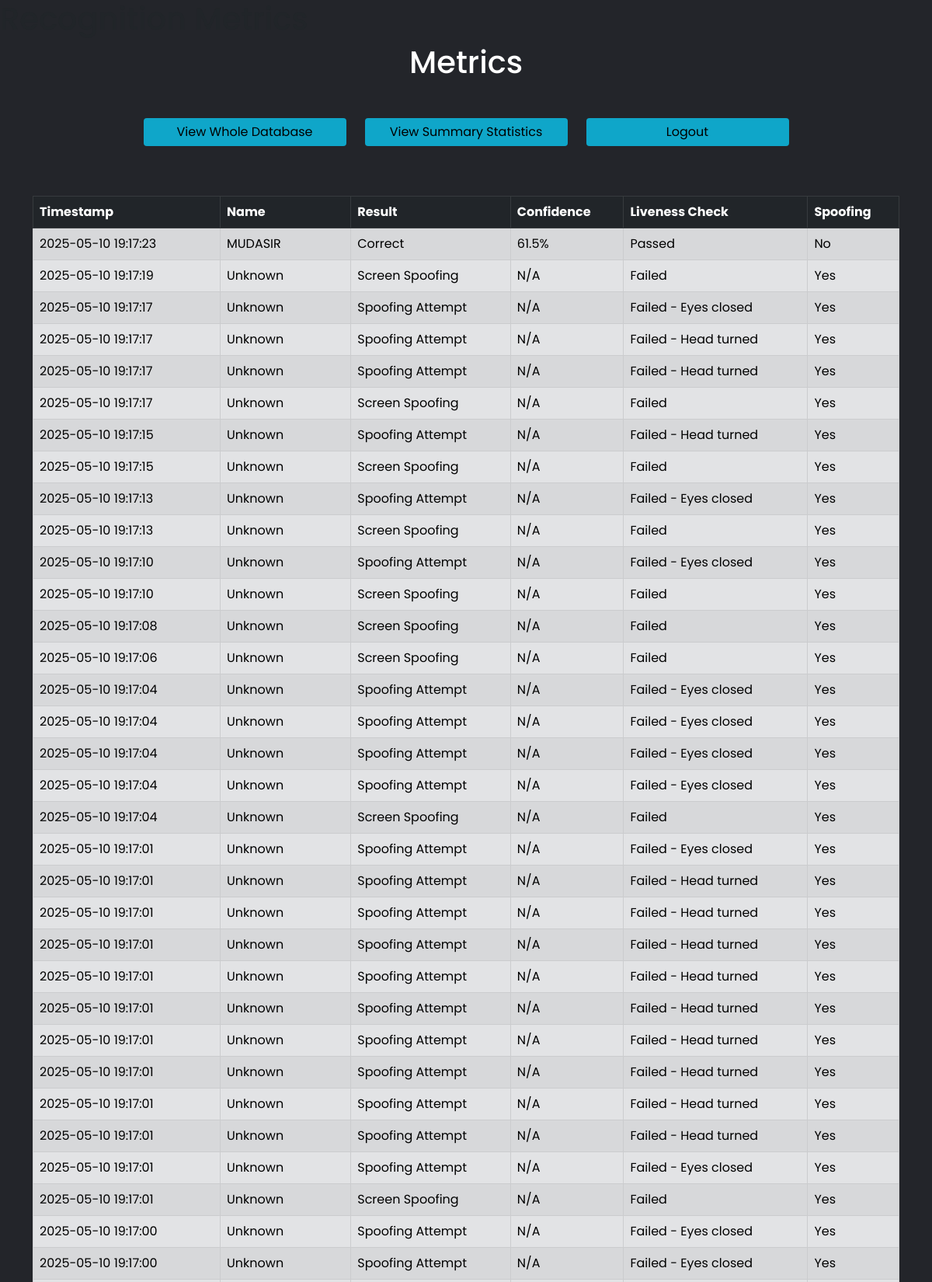
The app's page /metrics (upper part) with its own data.
### tables this page shows
CREATE TABLE RecognitionLogs (id INTEGER PRIMARY KEY AUTOINCREMENT, timestamp TEXT, name TEXT, recognition_result TEXT, is_spoofing BOOLEAN, confidence REAL, liveness_check TEXT);

### app.py (the view)
@app.route('/metrics', methods=["GET", "POST"])
def metrics():
        conn = sqlite3.connect('information.db')
        conn.row_factory = sqlite3.Row  # This enables column access by name
        date_filter = request.form.get('date_filter')
        name_filter = request.form.get('name_filter')
        result_filter = request.form.get('result_filter')
        query = "SELECT * FROM RecognitionLogs WHERE 1=1"
        params = []
        if date_filter:
            query += " AND date(timestamp) = ?"
            params.append(date_filter)
        if name_filter and name_filter != "All":
            query += " AND name = ?"
            params.append(name_filter)
        if result_filter and result_filter != "All":
            if result_filter == "Spoofing":
                query += " AND is_spoofing = 1"
            else:
                query += " AND recognition_result = ?"
                params.append(result_filter)
        query += " ORDER BY timestamp DESC"
        cur = conn.cursor()
        cur.execute(query, params)
        rows = cur.fetchall()
        cur.execute("SELECT DISTINCT name FROM RecognitionLogs WHERE name != 'Unknown' ORDER BY name")
        names = [row['name'] for row in cur.fetchall()]
        conn.close()
        return render_template('RecognitionMetrics.html', rows=rows, names=names, selected_date=date_filter, selected_name=name_filter, selected_result=result_filter)

### templates/RecognitionMetrics.html (shortened to what this page needs)
<!DOCTYPE html>
<html>
<head>
    <link href="https://cdn.jsdelivr.net/npm/bootstrap@5.0.2/dist/css/bootstrap.min.css" rel="stylesheet"
>
    <link rel="stylesheet" href="{{ url_for('static', filename='css/style.css') }}">
</head>
<body>
    <h1>Recognition Metrics</h1>
    <div class="container">
        <h1 class="text-center mb-5 text-white">Metrics</h1>
        <div class="row mb-5 justify-content-center">
            <div class="col-md-3">
                <form class="mb-3 w-100" action="/whole" method="post">
                    <button class="btn btn-primary blue-btn w-100">View Whole Database</button>
                </form>
            </div>
            <div class="col-md-3">
                <form class="mb-3 w-100" action="/metrics_summary" method="post">
                    <button class="btn btn-primary blue-btn w-100">View Summary Statistics</button>
                </form>
            </div>
            <div class="col-md-3">
                <form class="mb-3 w-100" action="/" method="GET">
                    <button class="btn btn-primary blue-btn w-100">Logout</button>
                </form>
            </div>
        </div>
        <div class="row">
            <div class="col-md-12">
                <table class="table table-secondary table-striped table-bordered table-hover mb-5">
                    <thead class="table-dark">
                        <tr>
                            <th>Timestamp</th>
                            <th>Name</th>
                            <th>Result</th>
                            <th>Confidence</th>
                            <th>Liveness Check</th>
                            <th>Spoofing</th>
                        </tr>
                    </thead>
                    <tbody>
                        {% for row in rows %}
                        <tr>
                            <td>{{ row['timestamp'] }}</td>
                            <td>{{ row['name'] }}</td>
                            <td>{{ row['recognition_result'] }}</td>
                            <td>{% if row['confidence'] %}{{ "%.1f"|format(row['confidence']*100) }}%{% else %}N/A{% endif %}</td>
                            <td>{{ row['liveness_check'] }}</td>
                            <td>{% if row['is_spoofing'] %}Yes{% else %}No{% endif %}</td>
                        </tr>
                        {% endfor %}
                    </tbody>
                </table>
            </div>
        </div>
    </div>
</body>
</html>

### static/css/style.css (style rules this page uses)
* { margin: 0; padding: 0; box-sizing: border-box; font-family: "Poppins", sans-serif; }
body { background: #23252a; }
.blue-btn { background-color: #0fa6c9 !important; color: black !important; border: white !important; }

### records on screen
RecognitionLogs: timestamp "2025-05-10 19:17:23", name "MUDASIR", recognition_result "Correct", row['confidence']*100 "61.5", liveness_check "Passed", is_spoofing "No"
RecognitionLogs: timestamp "2025-05-10 19:17:19", name "Unknown", recognition_result "Screen Spoofing", confidence "N/A", liveness_check "Failed", is_spoofing "Yes"
RecognitionLogs: timestamp "2025-05-10 19:17:17", name "Unknown", recognition_result "Spoofing Attempt", confidence "N/A", liveness_check "Failed - Eyes closed", is_spoofing "Yes"
RecognitionLogs: timestamp "2025-05-10 19:17:17", name "Unknown", recognition_result "Spoofing Attempt", confidence "N/A", liveness_check "Failed - Head turned", is_spoofing "Yes"
RecognitionLogs: timestamp "2025-05-10 19:17:17", name "Unknown", recognition_result "Spoofing Attempt", confidence "N/A", liveness_check "Failed - Head turned", is_spoofing "Yes"
RecognitionLogs: timestamp "2025-05-10 19:17:17", name "Unknown", recognition_result "Screen Spoofing", confidence "N/A", liveness_check "Failed", is_spoofing "Yes"
RecognitionLogs: timestamp "2025-05-10 19:17:15", name "Unknown", recognition_result "Spoofing Attempt", confidence "N/A", liveness_check "Failed - Head turned", is_spoofing "Yes"
RecognitionLogs: timestamp "2025-05-10 19:17:15", name "Unknown", recognition_result "Screen Spoofing", confidence "N/A", liveness_check "Failed", is_spoofing "Yes"
RecognitionLogs: timestamp "2025-05-10 19:17:13", name "Unknown", recognition_result "Spoofing Attempt", confidence "N/A", liveness_check "Failed - Eyes closed", is_spoofing "Yes"
RecognitionLogs: timestamp "2025-05-10 19:17:13", name "Unknown", recognition_result "Screen Spoofing", confidence "N/A", liveness_check "Failed", is_spoofing "Yes"
RecognitionLogs: timestamp "2025-05-10 19:17:10", name "Unknown", recognition_result "Spoofing Attempt", confidence "N/A", liveness_check "Failed - Eyes closed", is_spoofing "Yes"
RecognitionLogs: timestamp "2025-05-10 19:17:10", name "Unknown", recognition_result "Screen Spoofing", confidence "N/A", liveness_check "Failed", is_spoofing "Yes"
RecognitionLogs: timestamp "2025-05-10 19:17:08", name "Unknown", recognition_result "Screen Spoofing", confidence "N/A", liveness_check "Failed", is_spoofing "Yes"
RecognitionLogs: timestamp "2025-05-10 19:17:06", name "Unknown", recognition_result "Screen Spoofing", confidence "N/A", liveness_check "Failed", is_spoofing "Yes"
RecognitionLogs: timestamp "2025-05-10 19:17:04", name "Unknown", recognition_result "Spoofing Attempt", confidence "N/A", liveness_check "Failed - Eyes closed", is_spoofing "Yes"
RecognitionLogs: timestamp "2025-05-10 19:17:04", name "Unknown", recognition_result "Spoofing Attempt", confidence "N/A", liveness_check "Failed - Eyes closed", is_spoofing "Yes"
RecognitionLogs: timestamp "2025-05-10 19:17:04", name "Unknown", recognition_result "Spoofing Attempt", confidence "N/A", liveness_check "Failed - Eyes closed", is_spoofing "Yes"
RecognitionLogs: timestamp "2025-05-10 19:17:04", name "Unknown", recognition_result "Spoofing Attempt", confidence "N/A", liveness_check "Failed - Eyes closed", is_spoofing "Yes"
RecognitionLogs: timestamp "2025-05-10 19:17:04", name "Unknown", recognition_result "Screen Spoofing", confidence "N/A", liveness_check "Failed", is_spoofing "Yes"
RecognitionLogs: timestamp "2025-05-10 19:17:01", name "Unknown", recognition_result "Spoofing Attempt", confidence "N/A", liveness_check "Failed - Eyes closed", is_spoofing "Yes"
RecognitionLogs: timestamp "2025-05-10 19:17:01", name "Unknown", recognition_result "Spoofing Attempt", confidence "N/A", liveness_check "Failed - Head turned", is_spoofing "Yes"
RecognitionLogs: timestamp "2025-05-10 19:17:01", name "Unknown", recognition_result "Spoofing Attempt", confidence "N/A", liveness_check "Failed - Head turned", is_spoofing "Yes"
RecognitionLogs: timestamp "2025-05-10 19:17:01", name "Unknown", recognition_result "Spoofing Attempt", confidence "N/A", liveness_check "Failed - Head turned", is_spoofing "Yes"
RecognitionLogs: timestamp "2025-05-10 19:17:01", name "Unknown", recognition_result "Spoofing Attempt", confidence "N/A", liveness_check "Failed - Head turned", is_spoofing "Yes"
RecognitionLogs: timestamp "2025-05-10 19:17:01", name "Unknown", recognition_result "Spoofing Attempt", confidence "N/A", liveness_check "Failed - Head turned", is_spoofing "Yes"
RecognitionLogs: timestamp "2025-05-10 19:17:01", name "Unknown", recognition_result "Spoofing Attempt", confidence "N/A", liveness_check "Failed - Head turned", is_spoofing "Yes"
RecognitionLogs: timestamp "2025-05-10 19:17:01", name "Unknown", recognition_result "Spoofing Attempt", confidence "N/A", liveness_check "Failed - Head turned", is_spoofing "Yes"
RecognitionLogs: timestamp "2025-05-10 19:17:01", name "Unknown", recognition_result "Spoofing Attempt", confidence "N/A", liveness_check "Failed - Head turned", is_spoofing "Yes"
RecognitionLogs: timestamp "2025-05-10 19:17:01", name "Unknown", recognition_result "Spoofing Attempt", confidence "N/A", liveness_check "Failed - Head turned", is_spoofing "Yes"
RecognitionLogs: timestamp "2025-05-10 19:17:01", name "Unknown", recognition_result "Spoofing Attempt", confidence "N/A", liveness_check "Failed - Eyes closed", is_spoofing "Yes"
RecognitionLogs: timestamp "2025-05-10 19:17:01", name "Unknown", recognition_result "Screen Spoofing", confidence "N/A", liveness_check "Failed", is_spoofing "Yes"
RecognitionLogs: timestamp "2025-05-10 19:17:00", name "Unknown", recognition_result "Spoofing Attempt", confidence "N/A", liveness_check "Failed - Eyes closed", is_spoofing "Yes"
RecognitionLogs: timestamp "2025-05-10 19:17:00", name "Unknown", recognition_result "Spoofing Attempt", confidence "N/A", liveness_check "Failed - Eyes closed", is_spoofing "Yes"
